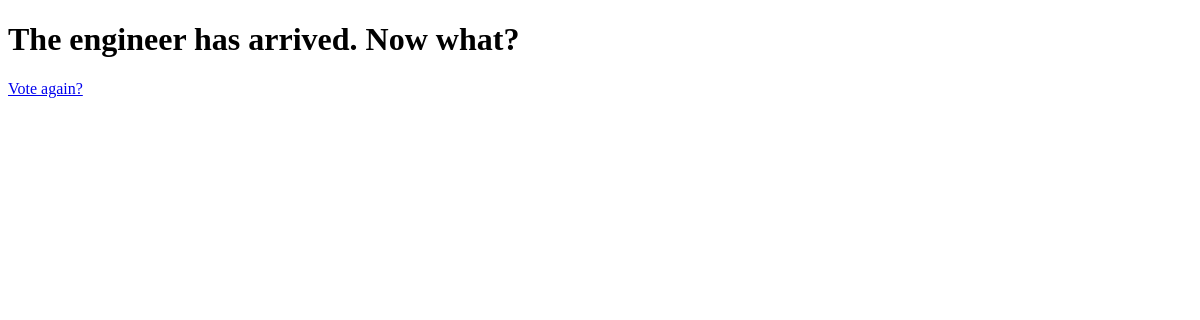
The app's page /polls/3/results/, older data.
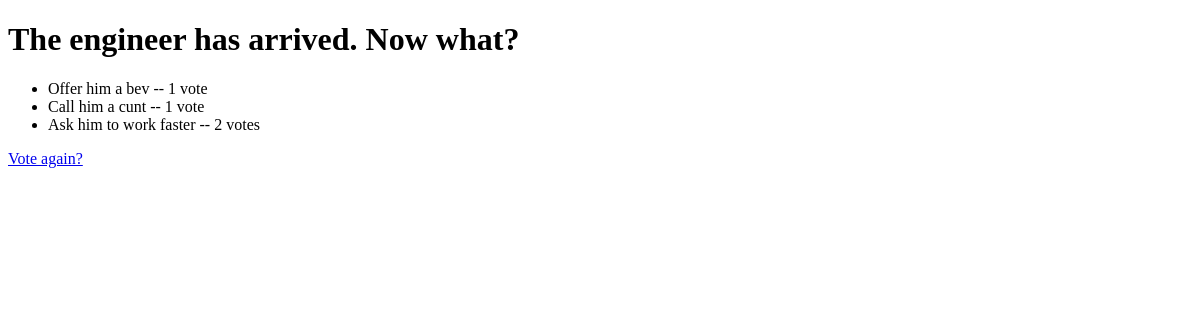
The same page, newer data.
### polls/models.py (models this page shows, shortened)
class Choice(models.Model):
    question: models.ForeignKey["Question"] = models.ForeignKey(
        Question, on_delete=models.CASCADE
    )
    choice_text: models.CharField = models.CharField(max_length=200)
    votes: models.IntegerField = models.IntegerField(default=0)

### polls/views.py (the view)
# urls.py: path("<int:pk>/results/", views.ResultsView.as_view(), name="results"),
class ResultsView(generic.DetailView):
    model = Question
    template_name = "polls/results.html"

### polls/templates/polls/results.html (shortened to what this page needs)
<!DOCTYPE html>
<html lang="en">
  <head>
  </head>
  <body>
    <h1>{{ question.question_text }}</h1>
    <ul>
      {% for choice in question.choice_set.all %}
      <li>{{ choice.choice_text }} -- {{ choice.votes }} vote{{ choice.votes|pluralize }}</li>
      {% endfor %}
    </ul>
    <a href="{% url 'polls:detail' question.id %}">Vote again?</a>
  </body>
</html>

Row changes from the older to the newer data that the page shows:
added Choice: choice_text "Offer him a bev", votes "1"
added Choice: choice_text "Call him a cunt", votes "1"
added Choice: choice_text "Ask him to work faster", votes "2"
